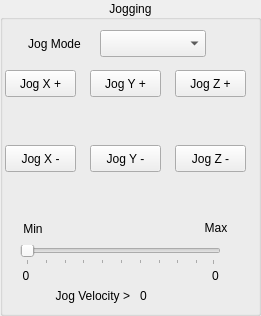
   <widget class="QGroupBox" name="groupBox_7">
    <property name="geometry">
     <rect>
      <x>1620</x>
      <y>0</y>
      <width>261</width>
      <height>316</height>
     </rect>
    </property>
    <property name="title">
     <string>Jogging</string>
    </property>
    <property name="alignment">
     <set>Qt::AlignCenter</set>
    </property>
    <widget class="QPushButton" name="jog_plus_pb_2">
     <property name="geometry">
      <rect>
       <x>175</x>
       <y>70</y>
       <width>71</width>
       <height>27</height>
      </rect>
     </property>
     <property name="text">
      <string>Jog Z +</string>
     </property>
    </widget>
    <widget class="QPushButton" name="jog_minus_pb_2">
     <property name="geometry">
      <rect>
       <x>175</x>
       <y>145</y>
       <width>71</width>
       <height>27</height>
      </rect>
     </property>
     <property name="text">
      <string>Jog Z -</string>
     </property>
    </widget>
    <widget class="QPushButton" name="jog_minus_pb_0">
     <property name="geometry">
      <rect>
       <x>5</x>
       <y>145</y>
       <width>71</width>
       <height>27</height>
      </rect>
     </property>
     <property name="text">
      <string>Jog X -</string>
     </property>
    </widget>
    <widget class="QPushButton" name="jog_plus_pb_0">
     <property name="geometry">
      <rect>
       <x>5</x>
       <y>70</y>
       <width>71</width>
       <height>27</height>
      </rect>
     </property>
     <property name="text">
      <string>Jog X +</string>
     </property>
    </widget>
    <widget class="QPushButton" name="jog_minus_pb_1">
     <property name="geometry">
      <rect>
       <x>90</x>
       <y>145</y>
       <width>71</width>
       <height>27</height>
      </rect>
     </property>
     <property name="text">
      <string>Jog Y -</string>
     </property>
    </widget>
    <widget class="QPushButton" name="jog_plus_pb_1">
     <property name="geometry">
      <rect>
       <x>90</x>
       <y>70</y>
       <width>71</width>
       <height>27</height>
      </rect>
     </property>
     <property name="text">
      <string>Jog Y +</string>
     </property>
    </widget>
    <widget class="QComboBox" name="jog_modes_cb">
     <property name="geometry">
      <rect>
       <x>100</x>
       <y>30</y>
       <width>106</width>
       <height>27</height>
      </rect>
     </property>
    </widget>
    <widget class="QLabel" name="label_6">
     <property name="geometry">
      <rect>
       <x>14</x>
       <y>30</y>
       <width>81</width>
       <height>27</height>
      </rect>
     </property>
     <property name="text">
      <string>Jog Mode</string>
     </property>
     <property name="alignment">
      <set>Qt::AlignCenter</set>
     </property>
    </widget>
    <widget class="QLabel" name="label_10">
     <property name="geometry">
      <rect>
       <x>20</x>
       <y>215</y>
       <width>26</width>
       <height>28</height>
      </rect>
     </property>
     <property name="text">
      <string>Min</string>
     </property>
     <property name="alignment">
      <set>Qt::AlignCenter</set>
     </property>
    </widget>
    <widget class="QSlider" name="jog_vel_sl">
     <property name="geometry">
      <rect>
       <x>20</x>
       <y>245</y>
       <width>201</width>
       <height>20</height>
      </rect>
     </property>
     <property name="orientation">
      <enum>Qt::Horizontal</enum>
     </property>
     <property name="tickPosition">
      <enum>QSlider::TicksBelow</enum>
     </property>
    </widget>
    <widget class="QLabel" name="label_11">
     <property name="geometry">
      <rect>
       <x>200</x>
       <y>215</y>
       <width>32</width>
       <height>25</height>
      </rect>
     </property>
     <property name="text">
      <string>Max</string>
     </property>
     <property name="alignment">
      <set>Qt::AlignCenter</set>
     </property>
    </widget>
    <widget class="QLabel" name="min_jog_vel_lb">
     <property name="geometry">
      <rect>
       <x>10</x>
       <y>265</y>
       <width>32</width>
       <height>21</height>
      </rect>
     </property>
     <property name="text">
      <string>0</string>
     </property>
     <property name="alignment">
      <set>Qt::AlignCenter</set>
     </property>
    </widget>
    <widget class="QLabel" name="max_jog_vel_lb">
     <property name="geometry">
      <rect>
       <x>200</x>
       <y>265</y>
       <width>31</width>
       <height>21</height>
      </rect>
     </property>
     <property name="text">
      <string>0</string>
     </property>
     <property name="alignment">
      <set>Qt::AlignCenter</set>
     </property>
    </widget>
    <widget class="QLabel" name="label_9">
     <property name="geometry">
      <rect>
       <x>30</x>
       <y>285</y>
       <width>100</width>
       <height>21</height>
      </rect>
     </property>
     <property name="text">
      <string>Jog Velocity &gt;</string>
     </property>
     <property name="alignment">
      <set>Qt::AlignRight|Qt::AlignTrailing|Qt::AlignVCenter</set>
     </property>
    </widget>
    <widget class="QLabel" name="jog_vel_lb">
     <property name="geometry">
      <rect>
       <x>140</x>
       <y>285</y>
       <width>81</width>
       <height>21</height>
      </rect>
     </property>
     <property name="text">
      <string>0</string>
     </property>
    </widget>
   </widget>
